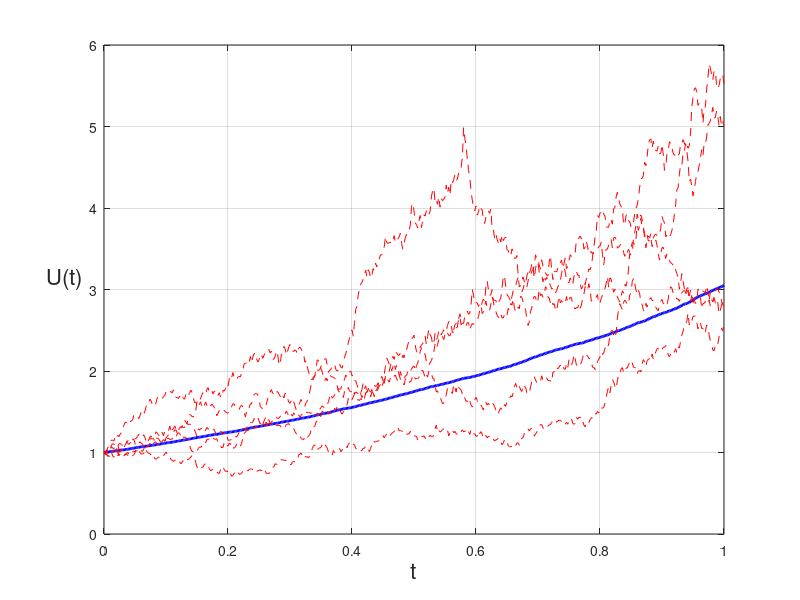

Recreate this plot in MATLAB. (Note: this script raises an error after producing the figure.)
function bpath_average ( seed )

%*****************************************************************************80
%
%% BPATH_AVERAGE: displays the average of 1000 Brownian paths.
%
%  Discussion:
%
%    This routine computes 1000 simulations of discretized Brownian 
%    motion W(t) over the time interval [0,1] using 500 time steps.
%    The user specifies a random number seed.  Different values of
%    the seed will result in a different set of realizations of the path.
%
%    Actually, we are interested in a function u(W(t)):
%
%      u(W(t)) = exp ( t + W(t)/2 )
%
%    The routine plots 5 of the simulations, as well as the average
%    of all the simulations.  
%
%    The plot of the average should be quite smooth.  Its expected
%    value is exp ( 9 * t / 8 ), and we compute the 'error', that is,
%    the difference between the averaged value and this expected
%    value.  This 'error' should decrease as the number of simulation
%    is increased.
%
%  Modified:
%
%    27 September 2006
%
%  Author:
%
%    Desmond Higham
%
%  Reference:
%
%    Desmond Higham,
%    An Algorithmic Introduction to Numerical Simulation of
%    Stochastic Differential Equations,
%    SIAM Review,
%    Volume 43, Number 3, September 2001, pages 525-546.
%
%  Parameters:
%
%    Input, integer SEED, a seed for the random number generator.
%

%
%  We will be computing M paths simultaneously.
%
  m = 1000;
  fprintf ( 1, '\n' );
  fprintf ( 1, 'BPATH_AVERAGE\n' );
  fprintf ( 1, '  Average %d Brownian path simulations.\n', m );

  if ( nargin < 1 )
    seed = 123456789;
    fprintf ( 1, '  Using default value of SEED = %d\n', seed );
  end
%
%  Initialize the random number generator.
%
  rng ( seed )

  tmax = 1.0;
  n = 500;
  dt = tmax / n;
  t = [ dt: dt: 1 ];
%
%  Begin timing.
%
  tic
%
%  Set the increments.
%
  dw = sqrt ( dt ) * randn ( m, n );
%
%  Sum the increments.
%
  w0 = 0.0;
  w = cumsum ( dw, 2 );

  u = exp ( repmat ( t, [m 1] ) + 0.5 * w );

  umean = mean ( u );
%
%  End timing.
%
  toc
%
%  Plot the mean of the M paths.
%
  plot ( [0,t], [1,umean], 'b-', 'Linewidth', 2 );
  hold on
%
%  Overlay the plots of the first 5 paths.
%
  plot ( [0,t], [ones(5,1), u(1:5,:)], 'r--' );
  grid on
  hold off

  xlabel ( 't', 'FontSize', 16 )
  ylabel ( 'U(t)', 'FontSize', 16, 'Rotation', 0, 'HorizontalAlignment', 'right' )
  legend ( 'mean of 1000 paths', '5 individual paths', 2 )
  title ( '1000 paths computed by BPATH_AVERAGE' )

  filename = 'bpath_average.png';
  print ( '-dpng', filename );
  fprintf ( 1, '\n' );
  fprintf ( 1, '  Plot saved as "%s"\n', filename );
%
%  Sample error:
%
  averr = norm ( ( umean - exp ( 9 * t / 8 ) ), 'inf' );
  fprintf ( 1, '\n' );
  fprintf ( 1, '  Maximum error in averaged data is %f\n', averr );

  return
end
